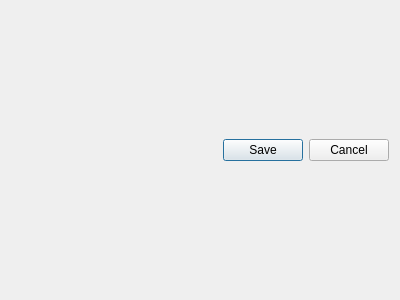
<?xml version="1.0" encoding="UTF-8"?>
<ui version="4.0">
 <class>ImportDialog</class>
 <widget class="QDialog" name="ImportDialog">
  <property name="windowModality">
   <enum>Qt::ApplicationModal</enum>
  </property>
  <property name="geometry">
   <rect>
    <x>0</x>
    <y>0</y>
    <width>400</width>
    <height>300</height>
   </rect>
  </property>
  <property name="windowTitle">
   <string>Import Dialog</string>
  </property>
  <layout class="QVBoxLayout" name="main_layout">
   <item>
    <layout class="QHBoxLayout" name="horizontalLayout">
     <item>
      <spacer name="hspacer">
       <property name="orientation">
        <enum>Qt::Horizontal</enum>
       </property>
       <property name="sizeHint" stdset="0">
        <size>
         <width>40</width>
         <height>20</height>
        </size>
       </property>
      </spacer>
     </item>
     <item>
      <widget class="QPushButton" name="save">
       <property name="text">
        <string>Save</string>
       </property>
       <property name="icon">
        <iconset resource="../../picsou.qrc">
         <normaloff>:/resources/material-design/svg/check.svg</normaloff>:/resources/material-design/svg/check.svg</iconset>
       </property>
      </widget>
     </item>
     <item>
      <widget class="QPushButton" name="cancel">
       <property name="text">
        <string>Cancel</string>
       </property>
       <property name="icon">
        <iconset resource="../../picsou.qrc">
         <normaloff>:/resources/material-design/svg/cancel.svg</normaloff>:/resources/material-design/svg/cancel.svg</iconset>
       </property>
      </widget>
     </item>
    </layout>
   </item>
  </layout>
 </widget>
 <resources>
  <include location="../../picsou.qrc"/>
 </resources>
 <connections/>
</ui>
